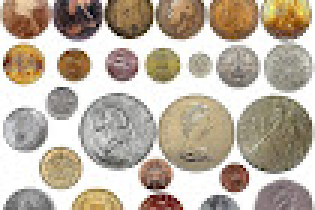
#> input picture atividade_01/img1.jpeg, 105 x 70 px (shown 3 times larger)
$ python develop.py   (older library calls are emulated)
#> lines starting #> are read from the running program, lines starting #| are printed output that depends on the picture; after the words box and inside, x2 and y2 are one past the last pixel; in counts of white or black regions, pixels touching at a corner belong together
import cv2
import mahotas

def contagemDeElementos(caminhoDaImagem):
#> called with caminhoDaImagem = 'img1.jpeg'
    imagem = cv2.imread(caminhoDaImagem)
#> imagem is the input picture: shape (70, 105, 3); mean B, G, R 161.2, 176.2, 187.6

    if imagem.shape[2] == 3:
        imagemCinza = cv2.cvtColor(imagem, cv2.COLOR_BGR2GRAY)
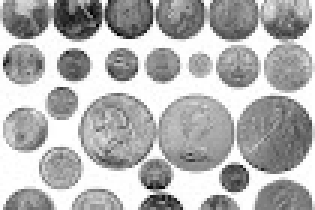
#> imagemCinza: shape (70, 105) (shown 3 times larger); min 2, max 255, mean 177.9
    else:
        imagemCinza = imagem

    imagemCinza = cv2.cvtColor(imagem, cv2.COLOR_BGR2GRAY)
    suave = cv2.blur(imagemCinza, (7, 7))
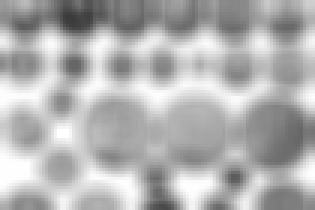
#> suave: shape (70, 105) (shown 3 times larger); min 59, max 255, mean 177.5

    T = mahotas.thresholding.otsu(suave)
#> T = 180
    bin = suave.copy()
    bin[bin > T] = 255
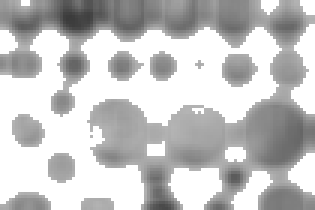
#> bin: shape (70, 105) (shown 3 times larger); min 59, max 255, mean 196
    bin[bin < 255] = 0
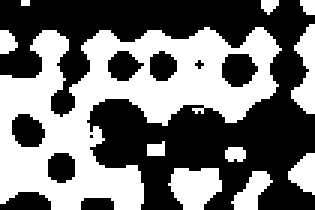
#> bin: shape (70, 105) (shown 3 times larger); 45.2% white; 11 white regions (1 under 20 px), largest, box (x1, y1, x2, y2) and area: (0, 9, 94, 70) 2665, (56, 56, 74, 70) 188, (97, 8, 105, 38) 145
    bin = cv2.bitwise_not(bin)

    bordas = cv2.Canny(bin, 70, 150)
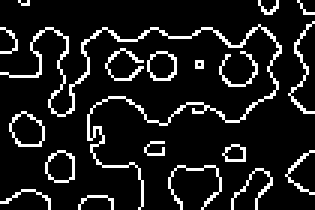
#> bordas: shape (70, 105) (shown 3 times larger); 11.1% white in thin lines or dots

    (lixo, imagemBinaria) = cv2.findContours(bordas.copy(),cv2.RETR_EXTERNAL, cv2.CHAIN_APPROX_SIMPLE)
#> lixo = 19 contours, 14 with area under 20; largest, box (x1, y1, x2, y2) and area: (3, 37, 15, 49) 92, (15, 50, 25, 61) 75, (49, 17, 59, 27) 69, (0, 8, 94, 70) 60, (74, 48, 82, 54) 28; imagemBinaria = 19 rows, first 6: [1, -1, -1, -1], [2, 0, -1, -1], [3, 1, -1, -1], [4, 2, -1, -1], [5, 3, -1, -1], [6, 4, -1, -1]

    if len(imagemBinaria.shape) == 3:
        linhas, colunas, _ = imagemBinaria.shape
#> linhas = 1; colunas = 19
    else:
        linhas, colunas = imagemBinaria.shape

    grafo = {}

    for linha in range(linhas):
        for coluna in range(colunas):
            if imagemBinaria[linha][coluna] == 255:
                vizinhos = []
                for nlinha in range(max(0, linha - 1), min(linhas, linha + 2)):
                    for ncoluna in range(max(0, coluna - 1), min(colunas, coluna + 2)):
                        if imagemBinaria[nlinha][ncoluna] == 255 and (nlinha, ncoluna) != (linha, coluna):
                            vizinhos.append((nlinha, ncoluna))
                grafo[(linha, coluna)] = vizinhos

    visitados = set()
    numeroDeElementos = 0

    for vertice in grafo:
        if vertice not in visitados:
            pilha = [vertice]
            while pilha:
                verticeAtual = pilha.pop()
                if verticeAtual not in visitados:
                    visitados.add(verticeAtual)
                    pilha.extend(vizinho for vizinho in grafo[verticeAtual] if vizinho not in visitados)
            numeroDeElementos += 1

    return numeroDeElementos

caminhoDaImagens = [ "img1.jpeg", "img2.jpeg", "img3.jpeg", "img4.jpeg", "img11.jpeg", "img22.jpeg", "img33.jpeg", "img44.jpeg" ]

for caminho in caminhoDaImagens:
#> (the run stopped early here; a loop or call above may not have finished)
